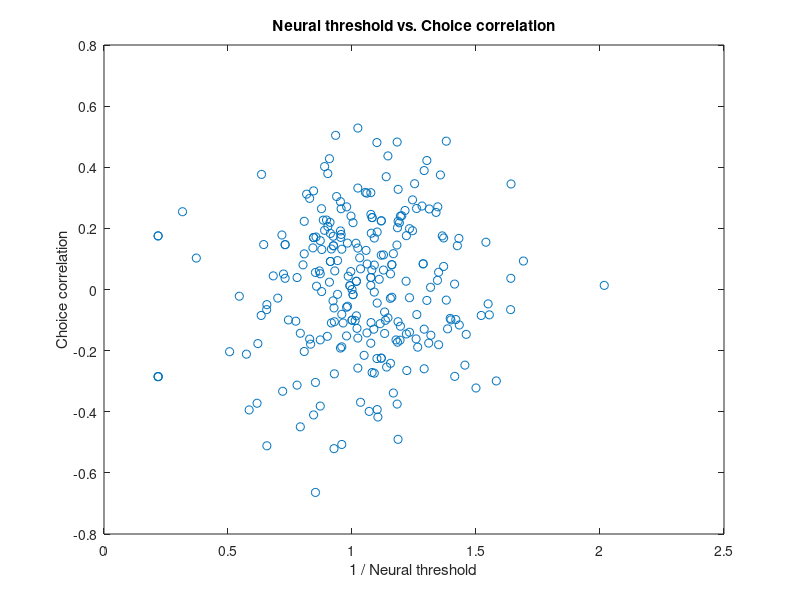

Source code (MATLAB): (Note: this script raises an error after producing the figure.)

% Created by Shutian Xue on 08/09/2025

% This script generates synthetic neural data based on Pitkow et al. (2015)
% Task: heading discrimination

% Inputs (the dataset)
%   - Stimulus: Discrete heading directions for each trial
%   - Neural responses (firing rates) of N neurons
%   - Behavioral choices (left/right) for each trial

% Outputs
%   - measurement error (var of estimator)
%   - estimated choice correlations (CC)
%   - neural thresholds (theta_k)
%   - behavioral thresholds (theta)
%   - tuning curves (f(s))
%   - and their corresponding uncertainties (sigmas)

clear all; clc; close all

% 0. Load sorted spiking data
load('spikeCount_LP_C00_R_N24_T281.mat')

% 0. Load behavioral data
load('behavior_responses.mat')
nTrials_withNOGO = length(behavior_responses);

str_region = 'LP'; 
str_contrast = 'C00'; 
str_priorCond = 'R';

spike_counts = double(spike_counts');
behavior_responses = double(behavior_responses);

% Filter out no-go trials
spike_counts = spike_counts(:, behavior_responses ~= 0);
behavior_responses = behavior_responses(behavior_responses ~= 0);

% 1. Extract parameters
[nNeurons, nTrials] = size(spike_counts);  % Number of neurons

assert(nTrials == length(behavior_responses))

% Print data set info
fprintf('Number of neurons: %d\n', nNeurons);
fprintf('Number of trials: %d/%d (NO-GO included)\n', nTrials, nTrials_withNOGO);

%% Calculate CC and neural threshold
CC_allN = nan(nNeurons, 1);
thresh_allN = nan(nNeurons, 1);
for iN=1:nNeurons
    % Calculate CC
    CC_allN(iN) = corr(spike_counts(iN, :)', behavior_responses');

    % Calculate neural threshold
    % should be divided by the mean firing rate; need the signal
    thresh_allN(iN) = std(spike_counts(iN, :)) / mean(spike_counts(iN, :));
end

% Visualize 
figure;
plot(1./thresh_allN, CC_allN, 'o')
xlabel('1 / Neural threshold');
ylabel('Choice correlation');
title('Neural threshold vs. Choice correlation');

% do robust regression
[r, p] = corr(CC_allN(thresh_allN>0), 1./thresh_allN(thresh_allN>0))

%% Compute covariance
SIGMA = cov(spike_counts');
% visualize
figure;
imagesc(SIGMA);
colorbar;
xlabel('Neuron');
ylabel('Neuron');
title(sprintf('Neural Response Covariance (Region=%s | Contrast=%.2f | %d Trials | Prior cond = %s)', str_region, str_contrast, nTrials, str_priorCond));